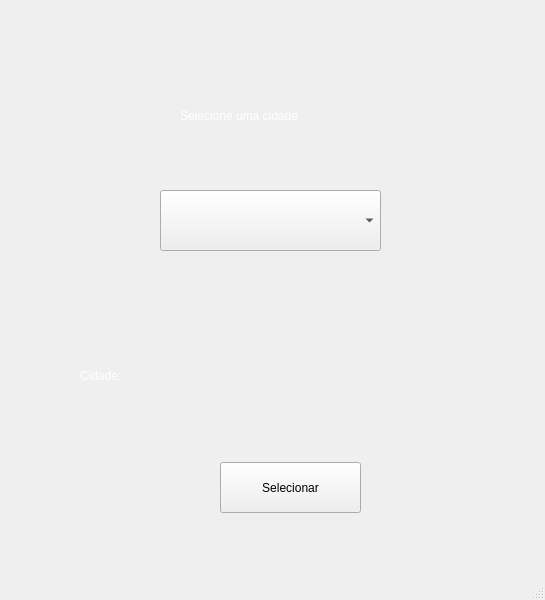
<?xml version="1.0" encoding="UTF-8"?>
<ui version="4.0">
 <class>MainWindow</class>
 <widget class="QMainWindow" name="MainWindow">
  <property name="geometry">
   <rect>
    <x>0</x>
    <y>0</y>
    <width>545</width>
    <height>600</height>
   </rect>
  </property>
  <property name="windowTitle">
   <string>MainWindow</string>
  </property>
  <widget class="QWidget" name="centralwidget">
   <widget class="QComboBox" name="comboBox">
    <property name="geometry">
     <rect>
      <x>160</x>
      <y>190</y>
      <width>221</width>
      <height>61</height>
     </rect>
    </property>
   </widget>
   <widget class="QLabel" name="label">
    <property name="geometry">
     <rect>
      <x>180</x>
      <y>90</y>
      <width>161</width>
      <height>51</height>
     </rect>
    </property>
    <property name="styleSheet">
     <string notr="true">font: 75 16pt &quot;MS Shell Dlg 2&quot;;
color: rgb(255, 255, 255);</string>
    </property>
    <property name="text">
     <string>Selecione uma cidade</string>
    </property>
   </widget>
   <widget class="QLabel" name="label_2">
    <property name="geometry">
     <rect>
      <x>80</x>
      <y>350</y>
      <width>381</width>
      <height>51</height>
     </rect>
    </property>
    <property name="styleSheet">
     <string notr="true">font: 75 16pt &quot;MS Shell Dlg 2&quot;;
color: rgb(255, 255, 255);</string>
    </property>
    <property name="text">
     <string>Cidade: </string>
    </property>
   </widget>
   <widget class="QPushButton" name="pushButton">
    <property name="geometry">
     <rect>
      <x>220</x>
      <y>462</y>
      <width>141</width>
      <height>51</height>
     </rect>
    </property>
    <property name="styleSheet">
     <string notr="true">font: 75 16pt &quot;MS Shell Dlg 2&quot;;</string>
    </property>
    <property name="text">
     <string>Selecionar</string>
    </property>
   </widget>
  </widget>
  <widget class="QMenuBar" name="menubar">
   <property name="geometry">
    <rect>
     <x>0</x>
     <y>0</y>
     <width>545</width>
     <height>21</height>
    </rect>
   </property>
  </widget>
  <widget class="QStatusBar" name="statusbar"/>
 </widget>
 <resources/>
 <connections/>
</ui>
